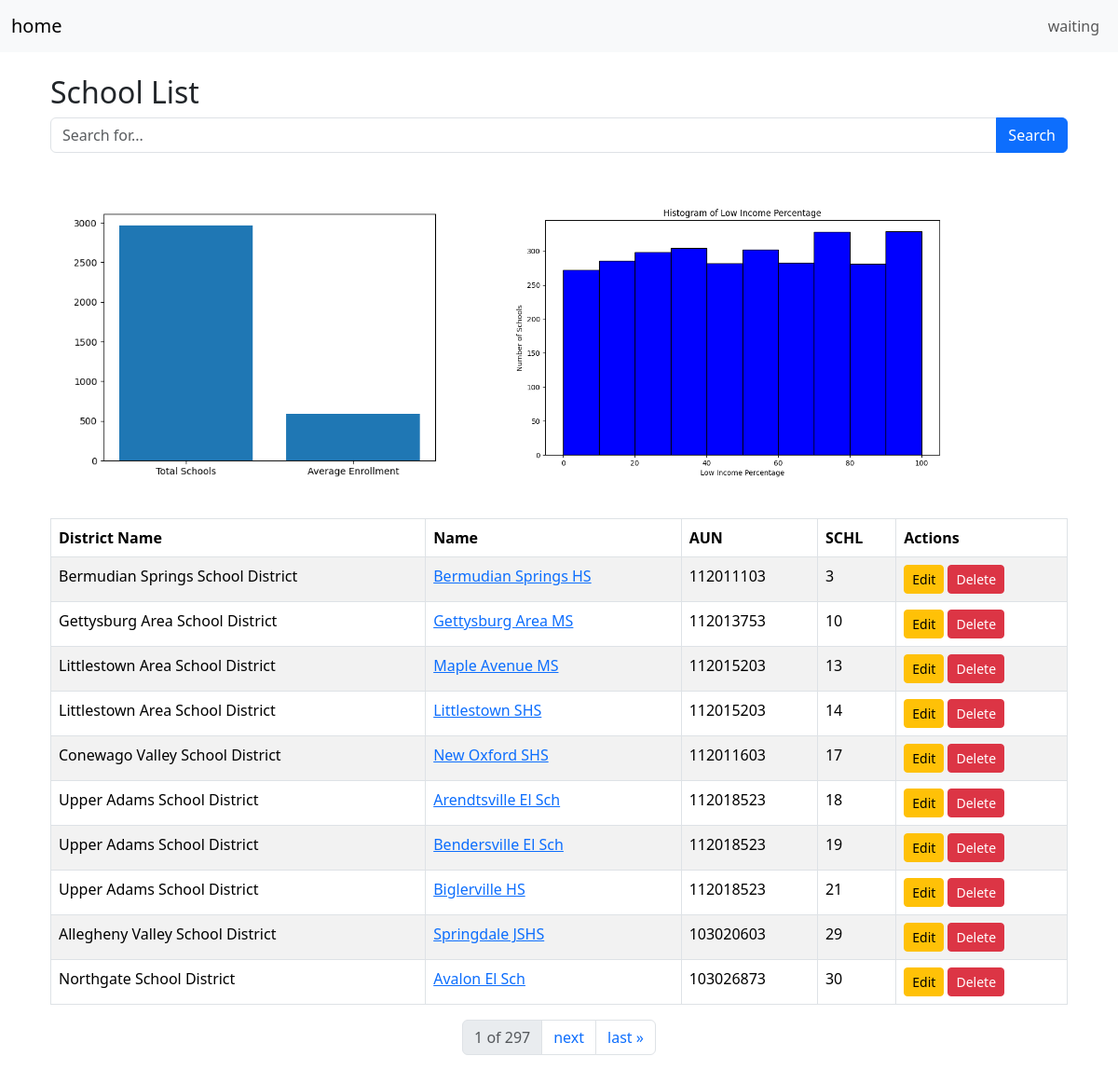
/school/list/, run on the app's committed database.
### school_data/models.py (models this page shows)
class SchoolData(models.Model):
    district_name = models.CharField(max_length=255)
    name = models.CharField(max_length=255)
    aun = models.IntegerField()
    schl = models.IntegerField(primary_key=True)
    school_address_street = models.CharField(max_length=255)
    school_address_city = models.CharField(max_length=255)
    school_zip_code = models.CharField(max_length=10)
    school_enrollment = models.DecimalField(max_digits=10, decimal_places=2)
    percent_gifted_student = models.DecimalField(max_digits=5, decimal_places=2)
    low_income_percentage = models.DecimalField(max_digits=5, decimal_places=2, null=True, blank=True)
    teacher_loan_cancellations = models.DecimalField(max_digits=5, decimal_places=2, null=True, blank=True)
    percent_students_low_income = models.DecimalField(max_digits=5, decimal_places=2, null=True, blank=True)
    test_scores = models.DecimalField(max_digits=5, decimal_places=2, null=True, blank=True)
    dropout_rate = models.DecimalField(max_digits=5, decimal_places=2, null=True, blank=True)
    def __str__(self):
        return self.name

### school_data/views.py (the view)
# urls.py: path('school/list/', views.school_list, name='school_list'),
def school_list(request):
    query = request.GET.get('q', '')
    if query:
        schools = SchoolData.objects.filter(name__icontains=query)
    else:
        schools = SchoolData.objects.all()
    print(SchoolData.objects.all(), '-------')
    paginator = Paginator(schools, 10)  # Show 10 schools per page.
    page_number = request.GET.get('page')
    page_obj = paginator.get_page(page_number)
    total_schools = schools.count()
    avg_enrollment = schools.aggregate(Avg('school_enrollment'))['school_enrollment__avg'] or 0
    fig, ax = plt.subplots()
    ax.bar(['Total Schools', 'Average Enrollment'], [total_schools, avg_enrollment])
    buf = io.BytesIO()
    fig.savefig(buf, format='png')
    buf.seek(0)
    string = base64.b64encode(buf.read())
    uri = urllib.parse.quote(string)
    context = {
        'query': query,
        'page_obj': page_obj,
        'statistics_image': uri,
        'income_compare_image': income_compare(schools)
    }
    return render(request, 'school_list.html', context)

### school_data/views.py (called while the page is built)
def income_compare(schools):
    low_income_values = [school.low_income_percentage for school in schools]
    plt.figure(figsize=(10, 6))
    plt.hist(low_income_values, bins=10, edgecolor='black', color='blue')
    plt.title('Histogram of Low Income Percentage')
    plt.xlabel('Low Income Percentage')
    plt.ylabel('Number of Schools')
    buffer = BytesIO()
    plt.savefig(buffer, format='png')
    buffer.seek(0)
    string = base64.b64encode(buffer.read())
    uri = urllib.parse.quote(string)
    return uri

### templates/school_list.html (shortened to what this page needs)
{% extends "base.html" %}
{% block content %}
<div class="container mt-4">
    <h2>School List</h2>
    <form method="get" class="mb-4">
        <div class="input-group">
            <input type="text" class="form-control" placeholder="Search for..." name="q" value="{{ query }}">
            <button class="btn btn-primary" type="submit">Search</button>
        </div>
    </form>
    <img alt="Statistics Chart" class="img-fluid mb-4" style="width: 42%">
    <img alt="Statistics Chart" class="img-fluid mb-4" style="width: 50%">
    <table class="table table-striped table-bordered">
        <thead>
            <tr>
                <th>District Name</th>
                <th>Name</th>
                <th>AUN</th>
                <th>SCHL</th>
                <th>Actions</th>
            </tr>
        </thead>
        <tbody>
            {% for school in page_obj %}
            <tr>
                <td>{{ school.district_name }}</td>
                <td><a href="{% url 'school_detail' school.schl %}">{{ school.name }}</a></td>
                <td>{{ school.aun }}</td>
                <td>{{ school.schl }}</td>
                <td>
                    <a href="{% url 'school_update' school.schl %}" class="btn btn-warning btn-sm">Edit</a>
                    <a href="{% url 'school_delete' school.schl %}" class="btn btn-danger btn-sm">Delete</a>
                </td>
            </tr>
            {% endfor %}
        </tbody>
    </table>
    <nav aria-label="Page navigation">
        <ul class="pagination justify-content-center">
            <li class="page-item disabled"><a class="page-link" href="#">{{ page_obj.number }} of {{ page_obj.paginator.num_pages }}</a></li>
            {% if page_obj.has_next %}
            <li class="page-item"><a class="page-link" href="?page={{ page_obj.next_page_number }}">next</a></li>
            <li class="page-item"><a class="page-link" href="?page={{ page_obj.paginator.num_pages }}">last &raquo;</a></li>
            {% endif %}
        </ul>
    </nav>
</div>
{% endblock %}

### templates/base.html (shortened to what this page needs)
<!DOCTYPE html>
<html lang="zh-CN">
<head>
    {% load static %}
    <link href="{% static 'css/bootstrap.min.css' %}" rel="stylesheet">
</head>
<body>
    <nav class="navbar navbar-expand-lg navbar-light bg-light">
        <div class="container-fluid">
            <a class="navbar-brand" href="{% url 'index' %}">home</a>
            <div class="collapse navbar-collapse justify-content-end" id="navbarNav">
                <ul class="navbar-nav">
                    <li class="nav-item">
                        <a class="nav-link" href="#">waiting</a>
                    </li>
                </ul>
            </div>
        </div>
    </nav>
    <div class="container mt-4">
        {% block content %}
        {% endblock %}
    </div>
</body>
</html>

### data on the page
SchoolData: district_name "Bermudian Springs School District", name "Bermudian Springs HS", aun "112011103", schl "3"
SchoolData: district_name "Gettysburg Area School District", name "Gettysburg Area MS", aun "112013753", schl "10"
SchoolData: district_name "Littlestown Area School District", name "Maple Avenue MS", aun "112015203", schl "13"
SchoolData: district_name "Littlestown Area School District", name "Littlestown SHS", aun "112015203", schl "14"
SchoolData: district_name "Conewago Valley School District", name "New Oxford SHS", aun "112011603", schl "17"
SchoolData: district_name "Upper Adams School District", name "Arendtsville El Sch", aun "112018523", schl "18"
SchoolData: district_name "Upper Adams School District", name "Bendersville El Sch", aun "112018523", schl "19"
SchoolData: district_name "Upper Adams School District", name "Biglerville HS", aun "112018523", schl "21"
SchoolData: district_name "Allegheny Valley School District", name "Springdale JSHS", aun "103020603", schl "29"
SchoolData: district_name "Northgate School District", name "Avalon El Sch", aun "103026873", schl "30"

### other printed values
{{ page_obj.number }} "1"
{{ page_obj.paginator.num_pages }} "297"
